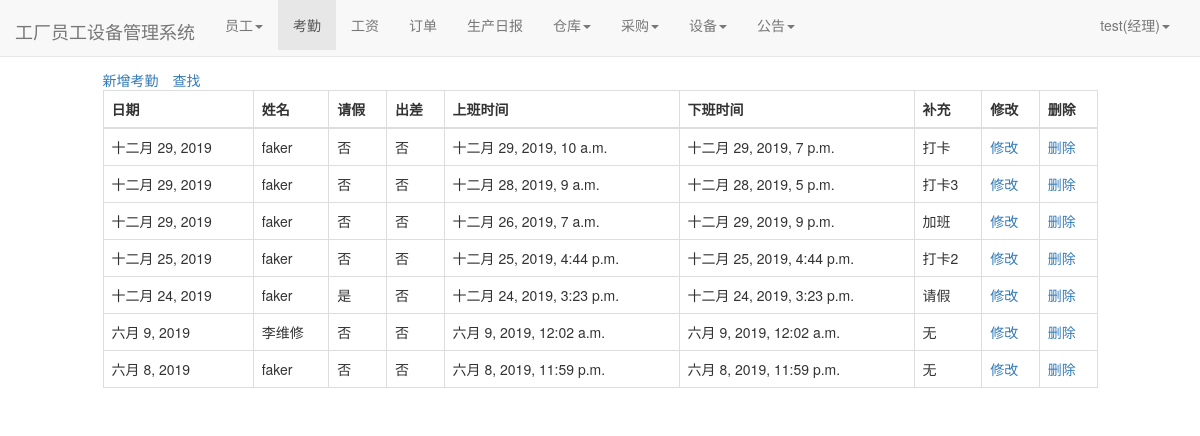
Screenshot of /user/attendence_lists/ (signed in) with the database file from the repository.
### user/models.py (models this page shows)
class Profile(models.Model):
    user = models.OneToOneField(User, on_delete=models.CASCADE)
    staff_gender = models.CharField(max_length=10, choices=(('male', '男'), ('female', '女')), default='male',
                                    verbose_name='性别')
    staff_age = models.PositiveIntegerField(verbose_name="年龄")
    staff_home = models.CharField(max_length=100, verbose_name="籍贯")
    staff_nationality = models.CharField(max_length=20, verbose_name="民族")  # 民族
    staff_tel = models.BigIntegerField(verbose_name="电话")
    start_time = models.DateField(auto_now_add=True, verbose_name="入职时间")  # 入职时间
    id_card = models.CharField(max_length=20,verbose_name="身份证")  # 身份证号
    staff_type = models.CharField(max_length=100,verbose_name="职位", null=True)  # 职位
    salary_pre_hour = models.IntegerField(verbose_name="时薪")  # 时薪
    class Meta:
        ordering = ['-start_time']

class Attendance(models.Model):#考勤
    current_time = models.DateField(auto_now_add=True, verbose_name="日期")
    staff_name = models.ForeignKey(User, on_delete=models.CASCADE, verbose_name="姓名")
    flag_leave = models.BooleanField(default=False, verbose_name="请假")
    flag_business = models.BooleanField(default=False, verbose_name="出差")
    start_time = models.DateTimeField(verbose_name="上班时间")
    end_time = models.DateTimeField(verbose_name="下班时间")
    supplement = models.CharField(max_length=100, verbose_name="补充", null=True, default='无',blank=True)
    class Meta:
        ordering = ['-current_time']

### user/views.py (the view)
# urls.py: path('attendence_lists/', views.attendence_lists, name='attendence_lists'),
def attendence_lists(request):
    attendence_lists = Attendance.objects.all()
    context = {}
    context['attendence_lists'] = attendence_lists
    return render(request, 'attendence_lists.html', context)

### user/models.py (called while the page is built)
def get_staff_type(self):
    if Profile.objects.filter(user=self).exists():
        profile = Profile.objects.get(user=self)
        return profile.staff_type
    else:
        return ''

### user/templates/attendence_lists.html (shortened to what this page needs)
{% extends 'base.html' %}
{% if user.is_authenticated %}
                    {% if user_get_staff_type == '经理' %}
                        {% block nav_attendence_active %}active{% endblock %}
                    {% else %}
                        {% block nav_attendence1_active %}active{% endblock %}
                    {% endif %}
{% endif %}
{% block content %}
    <div class="containter">
        <div class="row">
            <div class="col-xs-10 col-xs-offset-1">
                {% if user.is_authenticated %}
                <table class="table table-bordered table-hover">
                    <a href="{% url 'attendence_append' %}">新增考勤</a>
                    <span style="margin-left: 1em"><a href="{% url 'attendence_select' %}">查找</a></span>
                  <thead>
                    <tr>
                      <th scope="col">日期</th>
                      <th scope="col">姓名</th>
                      <th scope="col">请假</th>
                      <th scope="col">出差</th>
                      <th scope="col">上班时间</th>
                       <th scope="col">下班时间</th>
                      <th scope="col">补充</th>
                        <th scope="col">修改</th>
                      <th scope="col">删除</th>
                    </tr>
                  </thead>
                  <tbody>
                  {%for attendence_list in attendence_lists%}
                    <tr>
                      <td>{{attendence_list.current_time}}</td>
                      <td>{{attendence_list.staff_name}}</td>
                        {% if  attendence_list.flag_leave == True%}
                        <td>是</td>
                        {% else %}
                        <td>否</td>
                        {%endif%}
                        {% if  attendence_list.flag_business == True%}
                        <td>是</td>
                        {% else %}
                        <td>否</td>
                        {%endif%}
                      <td>{{attendence_list.start_time}}</td>
                      <td>{{attendence_list.end_time}}</td>
                      <td>{{attendence_list.supplement}}</td>
                        <td><a href="{% url 'attendence_modify' attendence_list.pk%}">修改</a></td>
                      <td><a href="{% url 'attendence_delete' attendence_list.pk%}">删除</a></td>
                    </tr>
                  {% endfor %}
                  </tbody>
                </table>
                {% else %}
                    <span>未登录，跳转到首页...</span>
                    <script type="text/javascript">
                        window.location.href = '/';
                    </script>
                {% endif %}
            </div>
        </div>
    </div>
{% endblock %}

### templates/base.html (shortened to what this page needs)
{% load staticfiles %}
<!doctype html>
<html lang="en">
<head>
    <link rel="stylesheet" href="{% static 'base.css' %}">
    <link rel="stylesheet" href="{% static 'home.css' %}">
    <link rel="stylesheet" href="{% static 'bootstrap-3.37/css/bootstrap.min.css' %}">
</head>
<body>
<div class="navbar navbar-default navbar-fixed-top" role="navigation">
    <div class="container-fluid">
        <div class="navbar-header">
        </div>
    </div>
</div>
<nav class="navbar navbar-default navbar-fixed-top">
    <div class="container-fluid">
        <div class="navbar-header">
            <a class="navbar-brand" href="{% url 'home' %}">工厂员工设备管理系统</a>
        </div>
        {% if user.is_authenticated %}
        <div class="collapse navbar-collapse" id="bs-example-navbar-collapse-1">
            <ul class="nav navbar-nav">
                {% if user.get_staff_type == '经理' %}
                <li class="{% block nav_staff_active %}{% endblock %}">
                <li class="dropdown">
                    <a href="#" class="dropdown-toggle" data-toggle="dropdown" role="button" aria-haspopup="true"
                       aria-expanded="false">员工<span class="caret"></span></a>
                </li>
                </li>
                <li class="{% block nav_attendence_active %}{% endblock %}"><a href="{% url 'attendence_lists'%}">考勤</a>
                </li>
                <li class="{% block nav_salary_active %}{% endblock %}"><a href="{% url 'salary_lists'%}">工资</a></li>
                <li class="{% block nav_order_active %}{% endblock %}"><a href="{% url 'order_list' %}">订单</a></li>
                <li class="{% block nav_producediary_active %}{% endblock %}"><a
                        href="{% url 'product_diary' %}">生产日报</a></li>
                <li class="{% block nav_warehousediary_active %}{% endblock %}">
                <li class="dropdown">
                    <a href="#" class="dropdown-toggle" data-toggle="dropdown" role="button" aria-haspopup="true"
                       aria-expanded="false">仓库<span class="caret"></span></a>
                </li>
                </li>
                <li class="{% block nav_purchase_active %}{% endblock %}">
                <li class="dropdown">
                    <a href="#" class="dropdown-toggle" data-toggle="dropdown" role="button" aria-haspopup="true"
                       aria-expanded="false">采购<span class="caret"></span></a>
                </li>
                </li>
                <li class="{% block nav_facility_active %}{% endblock %}">
                <li class="dropdown">
                    <a href="#" class="dropdown-toggle" data-toggle="dropdown" role="button" aria-haspopup="true"
                       aria-expanded="false">设备<span class="caret"></span></a>
                </li>
                </li>
                <li class="{% block nav_notice_active %}{% endblock %}">
                <li class="dropdown">
                    <a href="#" class="dropdown-toggle" data-toggle="dropdown" role="button" aria-haspopup="true"
                       aria-expanded="false">公告<span class="caret"></span></a>
                </li>
                </li>
                {%endif%}
            </ul>
            <ul class="nav navbar-nav navbar-right">
                <li class="dropdown">
                    <a href="#" class="dropdown-toggle" data-toggle="dropdown" role="button" aria-haspopup="true"
                       aria-expanded="false">
                        {{user.username}}({{user.get_staff_type}})<span class="caret"></span></a>
                </li>
            </ul>
        </div>
        {% else %}
        <ul class="nav navbar-nav navbar-right">
            <li><a href="{% url 'login' %}?from={{ request.get_full_path }}">登录</a></li>
        </ul>
        {% endif %}
    </div>
</nav>
{% block content%} {% endblock %}
</body>
</html>

### static/home.css (style rules this page uses)
* { margin: 0; padding: 0; }
body { margin-top: 70px!important; }
ul { list-style-type: none!important; }
ul.navbar-right { margin-right: 0; }
div.navbar-header { font-size: 200%; padding-top: 0.2em; }

### rows the page displays
Attendance: current_time "十二月 29, 2019", staff_name "faker", flag_leave "否", flag_business "否", start_time "十二月 29, 2019, 10 a.m.", end_time "十二月 29, 2019, 7 p.m.", supplement "打卡"
Attendance: current_time "十二月 29, 2019", staff_name "faker", flag_leave "否", flag_business "否", start_time "十二月 28, 2019, 9 a.m.", end_time "十二月 28, 2019, 5 p.m.", supplement "打卡3"
Attendance: current_time "十二月 29, 2019", staff_name "faker", flag_leave "否", flag_business "否", start_time "十二月 26, 2019, 7 a.m.", end_time "十二月 29, 2019, 9 p.m.", supplement "加班"
Attendance: current_time "十二月 25, 2019", staff_name "faker", flag_leave "否", flag_business "否", start_time "十二月 25, 2019, 4:44 p.m.", end_time "十二月 25, 2019, 4:44 p.m.", supplement "打卡2"
Attendance: current_time "十二月 24, 2019", staff_name "faker", flag_leave "是", flag_business "否", start_time "十二月 24, 2019, 3:23 p.m.", end_time "十二月 24, 2019, 3:23 p.m.", supplement "请假"
Attendance: current_time "六月 9, 2019", staff_name "李维修", flag_leave "否", flag_business "否", start_time "六月 9, 2019, 12:02 a.m.", end_time "六月 9, 2019, 12:02 a.m.", supplement "无"
Attendance: current_time "六月 8, 2019", staff_name "faker", flag_leave "否", flag_business "否", start_time "六月 8, 2019, 11:59 p.m.", end_time "六月 8, 2019, 11:59 p.m.", supplement "无"

### other values shown
{{ user.username }} "test"
{{ user.get_staff_type }} "经理"
